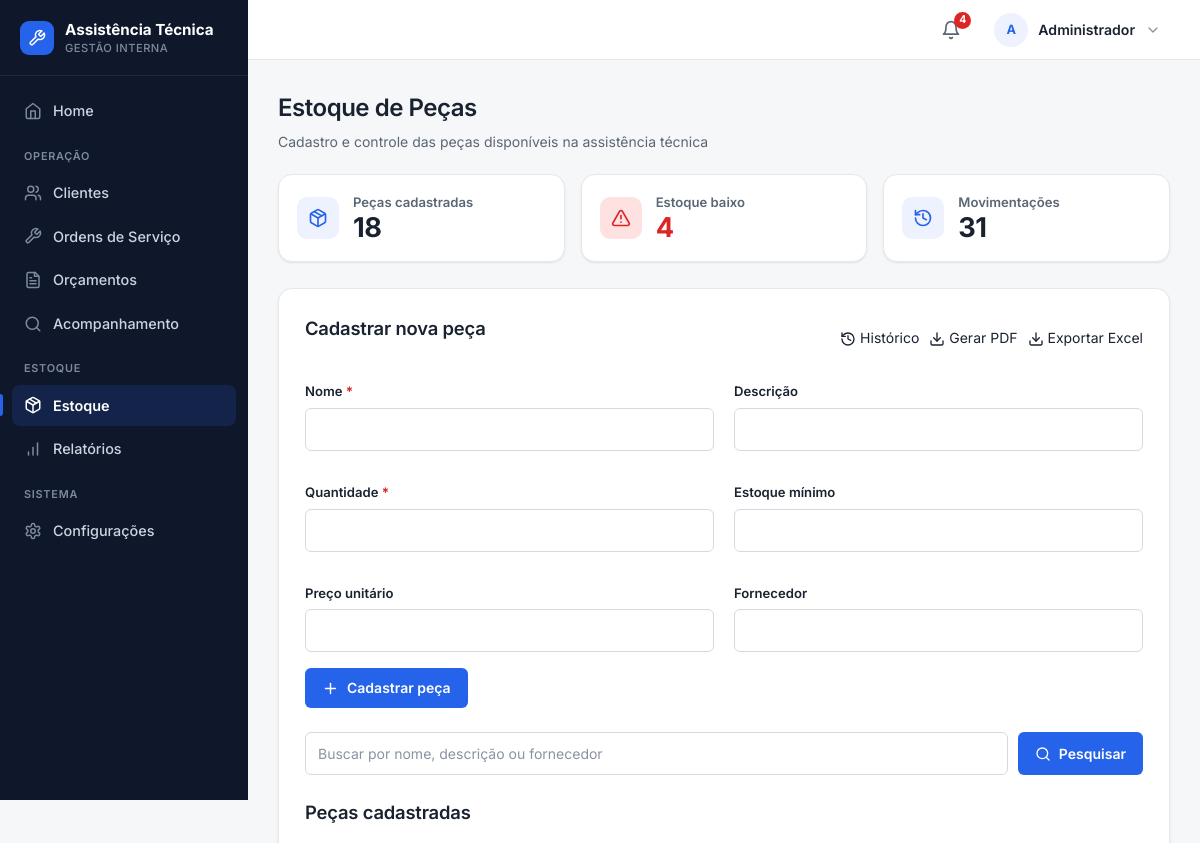
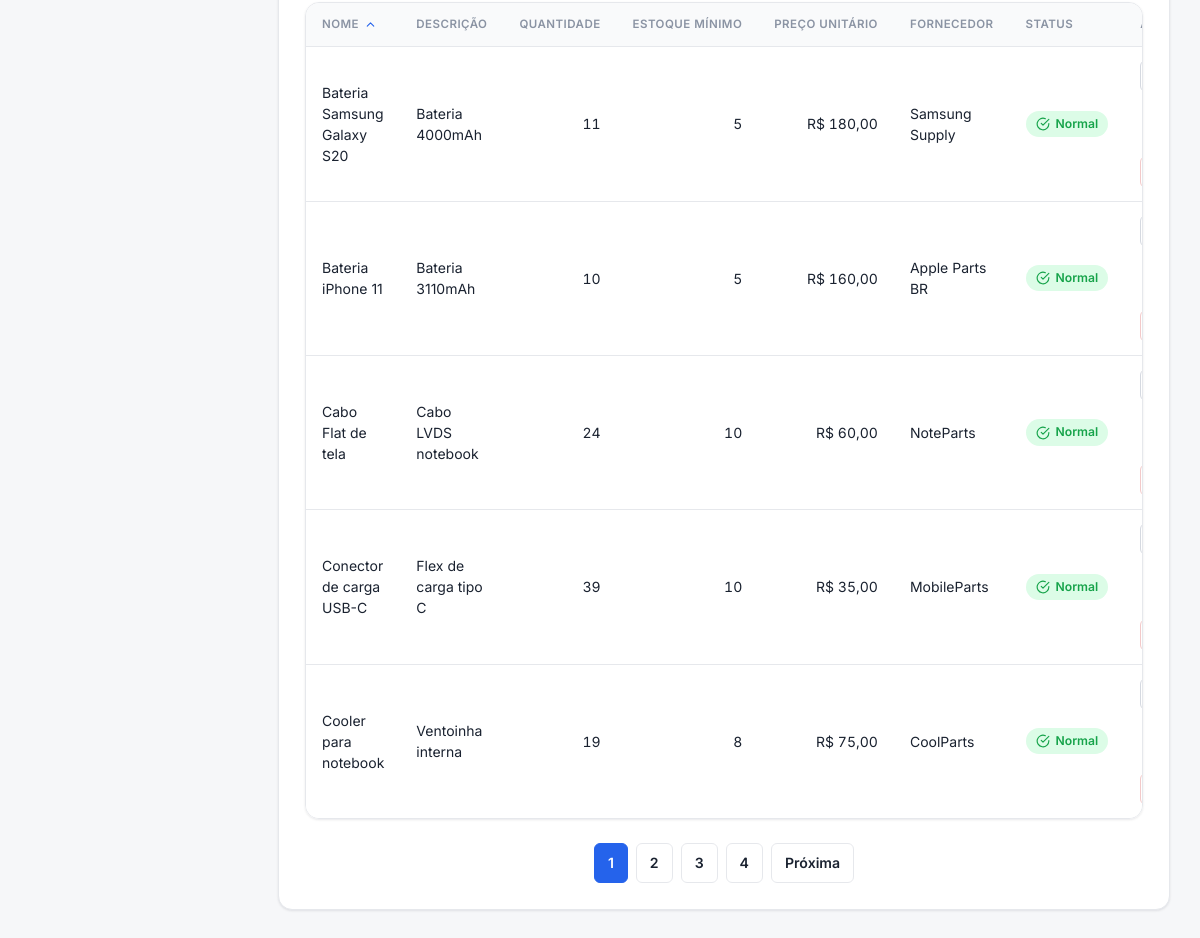
/estoque (signed in), run on the app's committed database (2 pictures, top to bottom).
### tables this page shows
CREATE TABLE pecas (
    id INTEGER PRIMARY KEY AUTOINCREMENT,
    nome TEXT NOT NULL,
    descricao TEXT,
    quantidade INTEGER NOT NULL DEFAULT 0,
    estoque_minimo INTEGER DEFAULT 1,
    preco_unitario REAL DEFAULT 0,
    fornecedor TEXT
, data_cadastro TEXT);

### routes/estoque.py (the view)
@estoque_bp.route('/estoque')
def listar_estoque():
    db = conectar()
    busca = request.args.get('busca', '')
    pagina = request.args.get('pagina', 1, type=int)
    por_pagina = 5
    if pagina < 1:
        pagina = 1
    colunas_ordenaveis = {
        'nome': 'nome',
        'quantidade': 'quantidade',
        'estoque_minimo': 'estoque_minimo',
        'preco_unitario': 'preco_unitario',
        'fornecedor': 'fornecedor',
    }
    ordenar = request.args.get('ordenar', 'nome')
    if ordenar not in colunas_ordenaveis:
        ordenar = 'nome'
    direcao = 'desc' if request.args.get('dir') == 'desc' else 'asc'
    coluna_sql = colunas_ordenaveis[ordenar]
    direcao_sql = 'DESC' if direcao == 'desc' else 'ASC'
    termo_busca = f'%{busca}%'
    parametros_busca = (termo_busca,) * 3
    total_filtrado = db.execute("""
        SELECT COUNT(*) AS total
        FROM pecas
        WHERE nome LIKE ?
           OR descricao LIKE ?
           OR fornecedor LIKE ?
    """, parametros_busca).fetchone()['total']
    total_paginas = max(1, (total_filtrado + por_pagina - 1) // por_pagina)
    if pagina > total_paginas:
        pagina = total_paginas
    offset = (pagina - 1) * por_pagina
    pecas = db.execute(f"""
        SELECT *
        FROM pecas
        WHERE nome LIKE ?
           OR descricao LIKE ?
           OR fornecedor LIKE ?
        ORDER BY {coluna_sql} {direcao_sql}
        LIMIT ? OFFSET ?
    """, parametros_busca + (por_pagina, offset)).fetchall()
    total_pecas = db.execute(
        "SELECT COUNT(*) AS total FROM pecas"
    ).fetchone()['total']
    estoque_baixo = db.execute(
        "SELECT COUNT(*) AS total FROM pecas WHERE quantidade <= estoque_minimo"
    ).fetchone()['total']
    total_movimentacoes = db.execute(
        "SELECT COUNT(*) AS total FROM movimentacoes_estoque"
    ).fetchone()['total']
    db.close()
    return render_template(
        'estoque.html',
        pecas=pecas,
        busca=busca,
        ordenar=ordenar,
        direcao=direcao,
        pagina=pagina,
        total_paginas=total_paginas,
        total_pecas=total_pecas,
        estoque_baixo=estoque_baixo,
        total_movimentacoes=total_movimentacoes
    )

### app.py (called while the page is built)
@app.template_filter("moeda")
def formatar_moeda(valor):
    try:
        numero = float(valor or 0)
    except (TypeError, ValueError):
        numero = 0.0
    formatado = f"{numero:,.2f}".replace(",", "X").replace(".", ",").replace("X", ".")
    return f"R$ {formatado}"

@app.context_processor
def injetar_alertas_estoque():
    if "funcionario_id" not in session:
        return {"alerta_estoque_baixo": 0}
    conexao = conectar()
    total = conexao.execute(
        "SELECT COUNT(*) FROM pecas WHERE quantidade <= estoque_minimo"
    ).fetchone()[0]
    conexao.close()
    return {"alerta_estoque_baixo": total}

### database.py (called while the page is built)
def _coluna_existe(conexao, tabela, coluna):
    colunas = conexao.execute(f"PRAGMA table_info({tabela})").fetchall()
    return any(item["name"] == coluna for item in colunas)

def conectar():
    conexao = sqlite3.connect("database/sistema.db")
    conexao.row_factory = sqlite3.Row
    conexao.execute("PRAGMA foreign_keys = ON")
    _garantir_schema(conexao)
    return conexao

### templates/estoque.html (shortened to what this page needs)
{% extends "base.html" %}
{% import 'partials/_icons.html' as icons %}
{% block css %}
    <link rel="stylesheet" href="{{ url_for('static', filename='css/estoque.css') }}">
{% endblock %}
{% block conteudo %}
<div class="page-head">
    <h1>Estoque de Peças</h1>
    <p>Cadastro e controle das peças disponíveis na assistência técnica</p>
</div>
<div class="dashboard-cards">
    <div class="card-indicador">
        <span class="ind-icone">{{ icons.icon('package', 20) }}</span>
        <span class="ind-texto">
            <span class="ind-rotulo">Peças cadastradas</span>
            <span class="ind-valor">{{ total_pecas | default(0) }}</span>
        </span>
    </div>
    <div class="card-indicador alerta">
        <span class="ind-icone">{{ icons.icon('alert-triangle', 20) }}</span>
        <span class="ind-texto">
            <span class="ind-rotulo">Estoque baixo</span>
            <span class="ind-valor">{{ estoque_baixo | default(0) }}</span>
        </span>
    </div>
    <div class="card-indicador">
        <span class="ind-icone">{{ icons.icon('history', 20) }}</span>
        <span class="ind-texto">
            <span class="ind-rotulo">Movimentações</span>
            <span class="ind-valor">{{ total_movimentacoes | default(0) }}</span>
        </span>
    </div>
</div>
<div class="container">
    <div class="topo">
        <h2>Cadastrar nova peça</h2>
        <div class="acoes-topo">
            <a href="/estoque/historico" class="btn--secondary">{{ icons.icon('history', 16) }} Histórico</a>
            <a href="/estoque/relatorio/pdf?busca={{ busca|urlencode }}" class="btn--secondary">{{ icons.icon('download', 16) }} Gerar PDF</a>
            <a href="/estoque/relatorio/excel?busca={{ busca|urlencode }}" class="btn--secondary">{{ icons.icon('download', 16) }} Exportar Excel</a>
        </div>
    </div>
    <form action="/estoque/cadastrar" method="POST">
        <div class="form-grid">
            <div class="campo">
                <label for="nome">Nome <span class="obrigatorio" title="Campo obrigatório">*</span></label>
                <input type="text" id="nome" name="nome" required>
            </div>
            <div class="campo">
                <label for="descricao">Descrição</label>
                <input type="text" id="descricao" name="descricao">
            </div>
            <div class="campo">
                <label for="quantidade">Quantidade <span class="obrigatorio" title="Campo obrigatório">*</span></label>
                <input type="number" id="quantidade" name="quantidade" min="0" required>
            </div>
            <div class="campo">
                <label for="estoque_minimo">Estoque mínimo</label>
                <input type="number" id="estoque_minimo" name="estoque_minimo" min="0">
            </div>
            <div class="campo">
                <label for="preco_unitario">Preço unitário</label>
                <input type="number" id="preco_unitario" step="0.01" min="0" name="preco_unitario">
            </div>
            <div class="campo">
                <label for="fornecedor">Fornecedor</label>
                <input type="text" id="fornecedor" name="fornecedor">
            </div>
        </div>
        <div class="form-botao">
            <button type="submit" class="btn">{{ icons.icon('plus', 17) }} Cadastrar peça</button>
        </div>
    </form>
    <div class="busca-container">
        <form action="/estoque" method="GET" class="form-busca">
            <input
                type="text"
                name="busca"
                placeholder="Buscar por nome, descrição ou fornecedor"
                value="{{ busca | default('') }}"
            >
            <button type="submit" class="btn">{{ icons.icon('search', 16) }} Pesquisar</button>
        </form>
    </div>
    <h2>Peças cadastradas</h2>
    {% macro th_ord(rotulo, col, classe='') %}
    <th class="{{ classe }}">
        <a class="th-sort" href="?busca={{ busca|urlencode }}&ordenar={{ col }}&dir={{ 'desc' if (ordenar == col and direcao == 'asc') else 'asc' }}">
            <span>{{ rotulo }}</span>
            {% if ordenar == col %}
            <span class="th-seta" style="{% if direcao == 'asc' %}transform: rotate(180deg);{% endif %}">{{ icons.icon('chevron-down', 13) }}</span>
            {% endif %}
        </a>
    </th>
    {% endmacro %}
    <div class="tabela-wrapper">
    <table>
        <thead>
            <tr>
                {{ th_ord('Nome', 'nome') }}
                <th>Descrição</th>
                {{ th_ord('Quantidade', 'quantidade', 'num') }}
                {{ th_ord('Estoque mínimo', 'estoque_minimo', 'num') }}
                {{ th_ord('Preço unitário', 'preco_unitario', 'num') }}
                {{ th_ord('Fornecedor', 'fornecedor') }}
                <th>Status</th>
                <th>Ações</th>
            </tr>
        </thead>
        <tbody>
            {% for peca in pecas | default([]) %}
            <tr class="{% if peca['quantidade'] <= peca['estoque_minimo'] %}estoque-baixo{% endif %}">
                <td>{{ peca['nome'] }}</td>
                <td>{{ peca['descricao'] }}</td>
                <td class="num">{{ peca['quantidade'] }}</td>
                <td class="num">{{ peca['estoque_minimo'] }}</td>
                <td class="num">{{ peca['preco_unitario'] | moeda }}</td>
                <td>{{ peca['fornecedor'] }}</td>
                <td>
                    {% if peca['quantidade'] <= peca['estoque_minimo'] %}
                        <span class="status-baixo">{{ icons.icon('alert-triangle', 14) }} Baixo estoque</span>
                    {% else %}
                        <span class="status-normal">{{ icons.icon('check-circle', 14) }} Normal</span>
                    {% endif %}
                </td>
                <td>
                    <div class="acoes-celula">
                        <a href="/estoque/editar/{{ peca['id'] }}" class="editar btn--sm">{{ icons.icon('pencil', 15) }} Editar</a>
                        <a href="/estoque/movimentar/{{ peca['id'] }}" class="btn--secondary btn--sm">{{ icons.icon('arrow-right', 15) }} Movimentar</a>
                        <form action="/estoque/excluir/{{ peca['id'] }}" method="POST" class="acoes-form">
                            <button type="submit" class="btn-danger btn--sm"
                                    onclick="return confirm('Deseja realmente excluir a peça {{ peca['nome'] }}?')">
                            </button>
                        </form>
                    </div>
                </td>
            </tr>
            {% endfor %}
        </tbody>
    </table>
    </div>
    {% if (total_paginas | default(1)) > 1 %}
    {% set ordem_qs = '&ordenar=' ~ ordenar ~ '&dir=' ~ direcao %}
    <nav class="paginacao" aria-label="Paginação de peças">
        {% for numero in range(1, total_paginas + 1) %}
            <a href="?busca={{ busca|urlencode }}{{ ordem_qs }}&pagina={{ numero }}" {% if numero == pagina %}class="ativa" aria-current="page"{% endif %}>
                {{ numero }}
            </a>
        {% endfor %}
        {% if pagina < total_paginas %}
            <a href="?busca={{ busca|urlencode }}{{ ordem_qs }}&pagina={{ pagina + 1 }}">Próxima</a>
        {% endif %}
    </nav>
    {% endif %}
</div>
{% endblock %}

### static/css/layout.css (style rules this page uses)
.page-head { margin: 0 0 22px; }
.page-head h1 { margin: 0; color: var(--ink); font-size: clamp(1.25rem, 2vw, 1.6rem); font-weight: 600; letter-spacing: -0.02em; }
.page-head p { margin: 5px 0 0; color: var(--muted); }

### static/css/estoque.css (style rules this page uses)
.busca-container { margin: 20px 0; }
.form-busca { display: flex; gap: 10px; }
.form-busca input { flex: 1; }
.dashboard-cards { display: grid; grid-template-columns: repeat(auto-fit, minmax(190px, 1fr)); gap: 16px; margin-bottom: 26px; }
.card-indicador { display: flex; align-items: center; gap: 14px; background: var(--surface); border: 1px solid var(--border); border-radius: var(--r-lg); padding: 18px; box-shadow: var(--shadow-sm); }
.card-indicador .ind-icone { display: inline-flex; align-items: center; justify-content: center; width: 42px; height: 42px; flex-shrink: 0; border-radius: 10px; color: var(--primary); background: var(--primary-soft); }
.card-indicador.alerta .ind-icone { color: var(--danger); background: var(--danger-soft); }
.card-indicador .ind-texto { display: flex; flex-direction: column; }
.card-indicador .ind-rotulo { color: var(--muted); font-size: 0.82rem; font-weight: 600; }
.card-indicador .ind-valor { font-size: 1.7rem; font-weight: 700; color: var(--ink); line-height: 1.1; letter-spacing: -0.02em; }
.card-indicador.alerta .ind-valor { color: var(--danger); }
.th-sort { display: inline-flex; align-items: center; gap: 5px; color: inherit; text-decoration: none; font: inherit; }
.th-seta { display: inline-flex; color: var(--primary); }
th.num .th-sort { justify-content: flex-end; }
.paginacao { display: flex; flex-wrap: wrap; justify-content: center; gap: 8px; min-height: 40px; margin-top: 24px; }
.paginacao a { padding: 8px 13px; border: 1px solid var(--border); border-radius: var(--r-sm); color: var(--ink); background: var(--surface); text-decoration: none; font-weight: 600; font-size: 0.88rem; }
.paginacao a.ativa { color: #fff; background: var(--primary); border-color: var(--primary); }

### data on the page
pecas: nome "Bateria Samsung Galaxy S20", descricao "Bateria 4000mAh", quantidade "11", estoque_minimo "5", preco_unitario|moeda "R$ 180,00", fornecedor "Samsung Supply", {{ tamanho }} 14 (drawn)
pecas: nome "Bateria iPhone 11", descricao "Bateria 3110mAh", quantidade "10", estoque_minimo "5", preco_unitario|moeda "R$ 160,00", fornecedor "Apple Parts BR", {{ tamanho }} 14 (drawn)
pecas: nome "Cabo Flat de tela", descricao "Cabo LVDS notebook", quantidade "24", estoque_minimo "10", preco_unitario|moeda "R$ 60,00", fornecedor "NoteParts", {{ tamanho }} 14 (drawn)
pecas: nome "Conector de carga USB-C", descricao "Flex de carga tipo C", quantidade "39", estoque_minimo "10", preco_unitario|moeda "R$ 35,00", fornecedor "MobileParts", {{ tamanho }} 14 (drawn)
pecas: nome "Cooler para notebook", descricao "Ventoinha interna", quantidade "19", estoque_minimo "8", preco_unitario|moeda "R$ 75,00", fornecedor "CoolParts", {{ tamanho }} 14 (drawn)

### other printed values
{{ alerta_estoque_baixo }} "4"
{{ iniciais }} "A"
{{ nome_usuario }} "Administrador"
{{ total_pecas | default(0) }} "18"
{{ estoque_baixo | default(0) }} "4"
{{ total_movimentacoes | default(0) }} "31"
{{ rotulo }} "NOME QUANTIDADE ESTOQUE MÍNIMO PREÇO UNITÁRIO FORNECEDOR"
{{ numero }} "1" "2" "3" "4"
